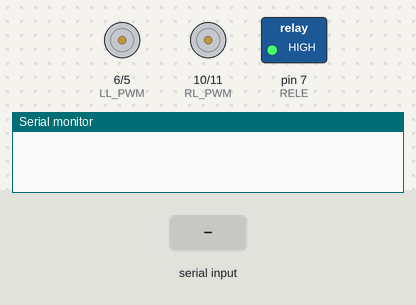
The sketch below on a simulated Arduino Uno, built with avr-gcc and run on an emulated ATmega328P. On the bench: motor-driver pin pairs drawn as motors (green arrow = first pin HIGH = forward, orange = second pin HIGH = backward, longer = more drive), switched loads named in the sketch (green lamp = pin HIGH), the last lines printed to the serial monitor. The test bench sets the inputs (shaded band).

Above: at 1.2 s.
1.3 s: "90;45\n" received over Serial
At 2.1 s:
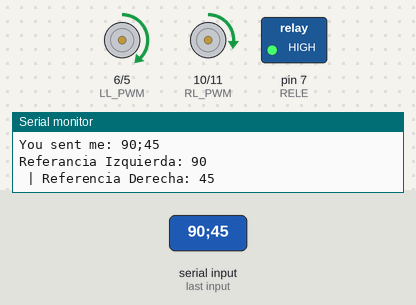
2.8 s: "1;90;45\n" received over Serial
At 3.3 s:
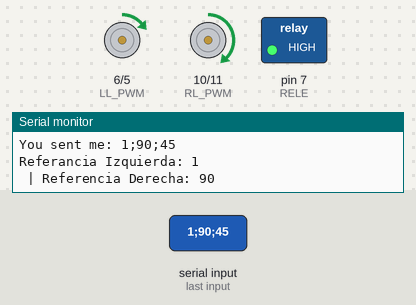
4.3 s: "30;150\n" received over Serial
At 5.5 s:
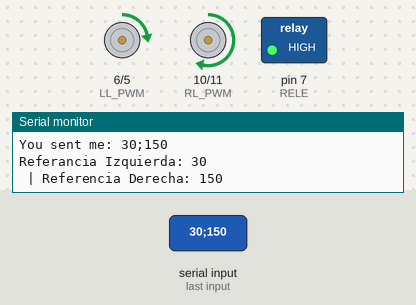
5.8 s: "1;90\n" received over Serial
At 6.6 s:
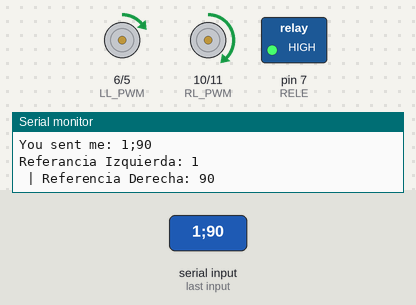
Timing chart, 0 to 8.3 s (numbered marks = the images above; inputs shaded):
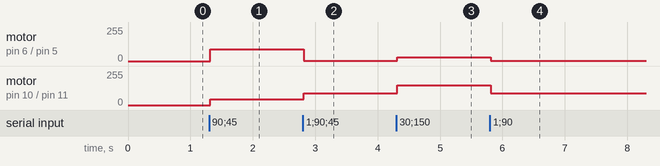

Measured:
- after the input at 1.3 s, motor on pin 6 (LL_PWM) / pin 5 (LR_PWM): stopped → forward 90/255 at once; motor on pin 10 (RL_PWM) / pin 11 (RR_PWM): stopped → forward 45/255 at once
- after the input at 2.8 s, motor on pin 6 (LL_PWM) / pin 5 (LR_PWM): forward 90/255 → forward 1/255 at once; motor on pin 10 (RL_PWM) / pin 11 (RR_PWM): forward 45/255 → forward 90/255 at once
- after the input at 4.3 s, motor on pin 6 (LL_PWM) / pin 5 (LR_PWM): forward 1/255 → forward 30/255 at once; motor on pin 10 (RL_PWM) / pin 11 (RR_PWM): forward 90/255 → forward 150/255 at once
- after the input at 5.8 s, motor on pin 6 (LL_PWM) / pin 5 (LR_PWM): forward 30/255 → forward 1/255 at once; motor on pin 10 (RL_PWM) / pin 11 (RR_PWM): forward 150/255 → forward 90/255 at once

The sketch:

control_lazo_abierto.ino
```cpp
int LL_PWM = 6;
int LR_PWM = 5;
int RL_PWM = 10;
int RR_PWM = 11;
int RELE = 7;

void setup() {
 pinMode(LL_PWM, OUTPUT);
 pinMode(LR_PWM, OUTPUT);
 pinMode(RL_PWM, OUTPUT);
 pinMode(RR_PWM, OUTPUT);
 pinMode(RELE, OUTPUT);
 Serial.begin(9600);
 digitalWrite(RELE, HIGH);
}

void loop() {
  int velocidad_max = 0; // Valor entre 0 y 254

  if (Serial.available() > 0) {
    String data = Serial.readStringUntil('\n');
    Serial.print("You sent me: ");
    Serial.println(data);
    data.trim(); // Elimina espacios o saltos de línea adicionales

    // Separar los dos valores de velocidad
    int separator = data.indexOf(';');
    if (separator != -1) {
      String izq_str = data.substring(0, separator);
      String der_str = data.substring(separator + 1);

      int vel_izq = izq_str.toInt();
      int vel_der = der_str.toInt();

      Serial.print("Referancia Izquierda: ");
      Serial.println(vel_izq);
      Serial.print(" | Referencia Derecha: ");
      Serial.println(vel_der);

      // Control motor izquierdo
      if (vel_izq >= 0) {
        analogWrite(LL_PWM, vel_izq);
        analogWrite(LR_PWM, 0);
      } else {
        analogWrite(LL_PWM, 0);
        analogWrite(LR_PWM, -vel_izq);
      }

      // Control motor derecho
      if (vel_der >= 0) {
        analogWrite(RL_PWM, vel_der);
        analogWrite(RR_PWM, 0);
      } else {
        analogWrite(RL_PWM, 0);
        analogWrite(RR_PWM, -vel_der);
      }
    } else {
      Serial.println("Formato inválido. Usa: <vel_izq>;<vel_der>");
    }
  }
}
```
